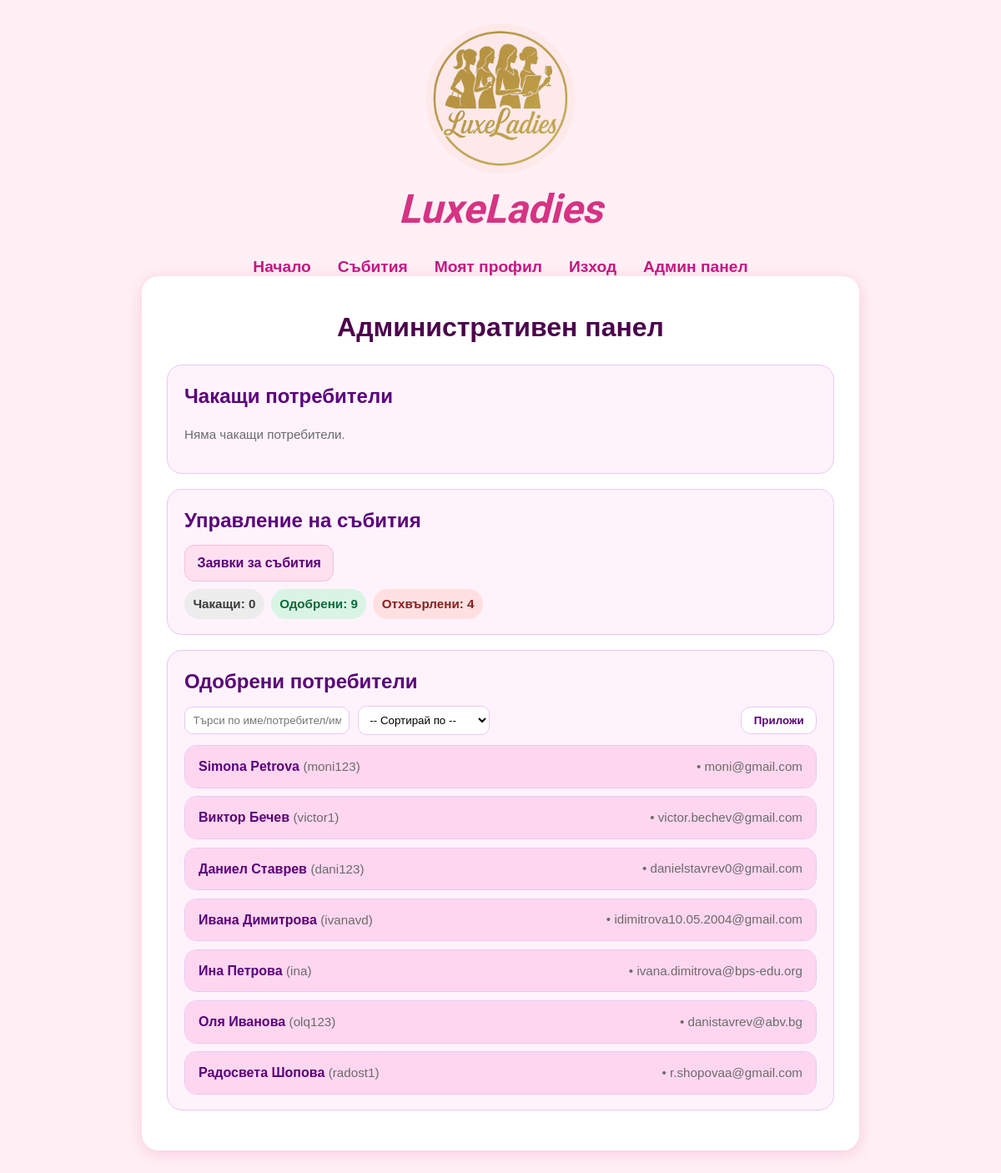
The app's page /admin-panel/ (signed in) with its own data.
### core/models.py (models this page shows, shortened)
class CustomUser(AbstractUser):
    email = models.EmailField(unique=True)
    first_name = models.CharField(max_length=30, verbose_name='Име')
    last_name = models.CharField(max_length=30, verbose_name='Фамилия')
    age = models.PositiveIntegerField(null=True, blank=True, verbose_name='Възраст')
    city = models.CharField(max_length=100, blank=True, verbose_name='Град')
    studies = models.BooleanField(default=False, verbose_name='Учи ли')
    education_place = models.CharField(max_length=255, blank=True, null=True, verbose_name='Учебно заведение')
    works = models.BooleanField(default=False, verbose_name='Работи ли')
    work_place = models.CharField(max_length=255, blank=True, null=True, verbose_name='Месторабота')
    about = models.TextField(blank=True, null=True, verbose_name='Информация за Вас')
    is_approved = models.BooleanField(default=False, verbose_name='Одобрен ли е потребителят')
    avatar = models.ImageField(
        upload_to='avatars/',
        blank=True,
        null=True,
        verbose_name='Снимка'
    )

### core/views.py (the view, shortened to what this page needs)
# urls.py: path('admin-panel/', core_views.admin_panel, name='admin_panel'),
@login_required
@user_passes_test(is_admin)
def admin_panel(request):
    search_query = request.GET.get('search', '').strip()
    sort_option = request.GET.get('sort', '').strip()
    selected_options = {
        'username_asc': '',
        'username_desc': '',
        'age_asc': '',
        'age_desc': '',
        'newest': '',
        'oldest': '',
    }
    if sort_option in selected_options:
        selected_options[sort_option] = 'selected'
    users = CustomUser.objects.filter(is_superuser=False)
    pending_users = users.filter(is_approved=False, is_active=True).order_by('date_joined')
    approved_users = users.filter(is_approved=True, is_active=True)
    if sort_option == 'username_asc':
        approved_users = approved_users.order_by('username')
    elif sort_option == 'username_desc':
        approved_users = approved_users.order_by('-username')
    elif sort_option == 'age_asc':
        approved_users = approved_users.order_by('age')
    elif sort_option == 'age_desc':
        approved_users = approved_users.order_by('-age')
    elif sort_option == 'newest':
        approved_users = approved_users.order_by('-date_joined')
    elif sort_option == 'oldest':
        approved_users = approved_users.order_by('date_joined')
    else:
        approved_users = approved_users.order_by('first_name', 'last_name')
    event_regs_pending  = EventRegistration.objects.filter(status='pending').count()
    event_regs_approved = EventRegistration.objects.filter(status='approved').count()
    event_regs_rejected = EventRegistration.objects.filter(status='rejected').count()
    return render(request, 'core/admin_panel.html', {
        'pending_users': pending_users,
        'approved_users': approved_users,
        'search_query': search_query,
        'sort_option': sort_option,
        'selected_options': selected_options,
        'event_regs_pending': event_regs_pending,
        'event_regs_approved': event_regs_approved,
        'event_regs_rejected': event_regs_rejected,
    })

### core/views.py (called while the page is built)
def is_admin(user):
    return user.is_superuser

### templates/core/admin_panel.html (shortened to what this page needs)
{% extends 'base.html' %}
{% load static %}
{% block extra_css %}
<link rel="stylesheet" href="{% static 'css/admin.css' %}">
{% endblock %}
{% block content %}
<h1 class="page-title center">Административен панел</h1>
<section class="card card--softpink">
    <h2 class="section-title">Чакащи потребители</h2>
    {% if pending_users %}
    <div class="accordion">
        {% for u in pending_users %}
        <details class="acc-item user approved">
            <summary>
                <span>
                    {{ u.get_full_name|default:u.username }}
                    <span class="muted">({{ u.username }})</span>
                </span>
                <span class="muted ml-auto">• {{ u.email }}</span>
            </summary>
            <div class="acc-body">
                <ul class="user-info">
                    <li><b>Потребителско име:</b> {{ u.username }}</li>
                    <li><b>Имейл:</b> {{ u.email }}</li>
                    <li><b>Възраст:</b> {{ u.age|default:"—" }}</li>
                    <li><b>Град:</b> {{ u.city|default:"—" }}</li>
                    <li><b>Учи:</b> {{ u.studies|yesno:"Да,Не" }}</li>
                    {% if u.studies %}
                    <li><b>Учебно заведение:</b> {{ u.education_place|default:"—" }}</li>
                    {% endif %}
                    <li><b>Работи:</b> {{ u.works|yesno:"Да,Не" }}</li>
                    {% if u.works %}
                    <li><b>Месторабота:</b> {{ u.work_place|default:"—" }}</li>
                    {% endif %}
                    {% if u.about %}
                    <li><b>За потребителя:</b> {{ u.about }}</li>
                    {% endif %}
                    <li><b>Регистриран:</b> {{ u.date_joined|date:"d.m.Y H:i" }}</li>
                </ul>
            </div>
            <div class="row-actions">
                <a class="btn btn-approve" href="{% url 'approve_user' u.id %}">Одобри</a>
                <a class="btn btn-danger" href="{% url 'reject_user'  u.id %}">Отхвърли</a>
            </div>
        </details>
        {% endfor %}
    </div>
    {% else %}
    <p class="muted">Няма чакащи потребители.</p>
    {% endif %}
</section>
<section class="card card--softpink">
    <h2 class="section-title">Управление на събития</h2>
    <a class="btn btn-pill" href="{% url 'admin_event_registrations' %}">Заявки за събития</a>
    <div class="badges">
        <span class="badge badge--pending">Чакащи: {{ event_regs_pending }}</span>
        <span class="badge badge--approved">Одобрени: {{ event_regs_approved }}</span>
        <span class="badge badge--rejected">Отхвърлени: {{ event_regs_rejected }}</span>
    </div>
</section>
<section class="card card--softpink">
    <h2 class="section-title">Одобрени потребители</h2>
    <form method="get" class="filters">
        <input type="text" name="search" placeholder="Търси по име/потребител/имейл/град" value="{{ search_query }}"
            class="input">
        <select name="sort" class="select">
            <option value="">-- Сортирай по --</option>
        </select>
        <button class="btn btn-apply" type="submit">Приложи</button>
    </form>
    {% if approved_users %}
    <div class="accordion">
        {% for u in approved_users %}
        <details class="acc-item user approved">
            <summary>
                <span>
                    {{ u.get_full_name|default:u.username }}
                    <span class="muted">({{ u.username }})</span>
                </span>
                <span class="muted ml-auto">• {{ u.email }}</span>
            </summary>
        </details>
        {% endfor %}
    </div>
    {% else %}
    <p class="muted">Няма одобрени потребители.</p>
    {% endif %}
</section>
{% endblock %}

### static/css/style.css (style rules this page uses)
body { background-color: #fff0f5; font-family: Arial, sans-serif; color: #4b004b; padding: 20px; }

### static/css/components.css (style rules this page uses)
:root { --ll-bg: #fff0f5; --ll-text: #4b004b; --ll-accent: #cc99e6; --ll-accent-2: #e6c6f2; --ll-button: #ffb6c1; --ll-muted: #7a4a7a; --ll-card-bg: #ffffff; }
.card { background: var(--ll-card-bg); border: 1px solid var(--ll-accent-2); border-radius: 14px; padding: 1rem; }
.btn { display: inline-block; padding: .55rem 1rem; border-radius: 10px; border: 1px solid var(--ll-accent); background: var(--ll-button); color: #fff; text-decoration: none; cursor: pointer; }
.accordion { display: grid; gap: .8rem; }
.acc-item { border: 1px solid var(--ll-accent-2); border-radius: 14px; background: #fff; overflow: hidden; }
.acc-item>summary { list-style: none; cursor: pointer; user-select: none; display: flex; align-items: center; justify-content: space-between; gap: .8rem; padding: .8rem 1rem; font-weight: 700; color: var(--ll-text); }
.page-title { margin: .4rem 0 1rem; }
.muted { color: var(--ll-muted); font-size: .95rem; }

### static/css/admin.css (style rules this page uses)
:root { --violet: #5a007a; --muted: #6b6b6b; --pink-50: #fff3fb; --pink-100: #ffe7f6; --pink-200: #ffd6ef; --pink-border: #e8c8f5; --grey-badge-bg: #ececec; --grey-badge-fg: #3c3c3c; --green-badge-bg: #d9f4e5; --green-badge-fg: #0b6b3a; --red-badge-bg: #ffe0e0; --red-badge-fg: #8a1f1f; }
.page-title.center { text-align: center; }
.card { background: var(--pink-50); border: 1px solid var(--pink-border); border-radius: 18px; padding: 18px 20px; margin: 18px 0; }
.card--softpink { background: var(--pink-50); }
.section-title { margin: 0 0 10px; color: var(--violet); font-weight: 800; }
.badges { display: flex; gap: .5rem; margin-top: .6rem; flex-wrap: wrap; }
.badge { display: inline-block; font-weight: 700; padding: .35rem .65rem; border-radius: 999px; font-size: .95rem; }
.badge--pending { background: var(--grey-badge-bg); color: var(--grey-badge-fg); }
.badge--approved { background: var(--green-badge-bg); color: var(--green-badge-fg); }
.badge--rejected { background: var(--red-badge-bg); color: var(--red-badge-fg); }
.filters { display: flex; align-items: center; gap: .6rem; flex-wrap: wrap; margin-bottom: 12px; }
.input, .select { padding: .5rem .6rem; border: 1px solid var(--pink-border); border-radius: 10px; background: #fff; }
.accordion { display: grid; gap: .6rem; }
.acc-item { border: 1px solid var(--pink-border); border-radius: 14px; overflow: hidden; background: #fff; }
.acc-item>summary { cursor: pointer; list-style: none; padding: .75rem 1rem; font-weight: 700; color: var(--violet); background: var(--pink-100); display: flex; align-items: center; gap: .5rem; }
.ml-auto { margin-left: auto; }
.acc-item.user.approved>summary { background: var(--pink-200); }
.btn { display: inline-block; border: 1px solid var(--pink-border); padding: .5rem .9rem; border-radius: 12px; text-decoration: none; background: #fff; color: var(--violet); font-weight: 700; }
.btn-pill { background: #ffe0ef; border-color: #f4bfdc; }
.muted { color: var(--muted); font-weight: 500; }

### records on screen
CustomUser: get_full_name "Simona Petrova", username "moni123", email "moni@gmail.com"
CustomUser: get_full_name "Виктор Бечев", username "victor1", email "victor.bechev@gmail.com"
CustomUser: get_full_name "Даниел Ставрев", username "dani123", email "danielstavrev0@gmail.com"
CustomUser: get_full_name "Ивана Димитрова", username "ivanavd", email "idimitrova10.05.2004@gmail.com"
CustomUser: get_full_name "Ина Петрова", username "ina", email "ivana.dimitrova@bps-edu.org"
CustomUser: get_full_name "Оля Иванова", username "olq123", email "danistavrev@abv.bg"
CustomUser: get_full_name "Радосвета Шопова", username "radost1", email "r.shopovaa@gmail.com"

### other values on screen
{{ event_regs_pending }} "0"
{{ event_regs_approved }} "9"
{{ event_regs_rejected }} "4"
